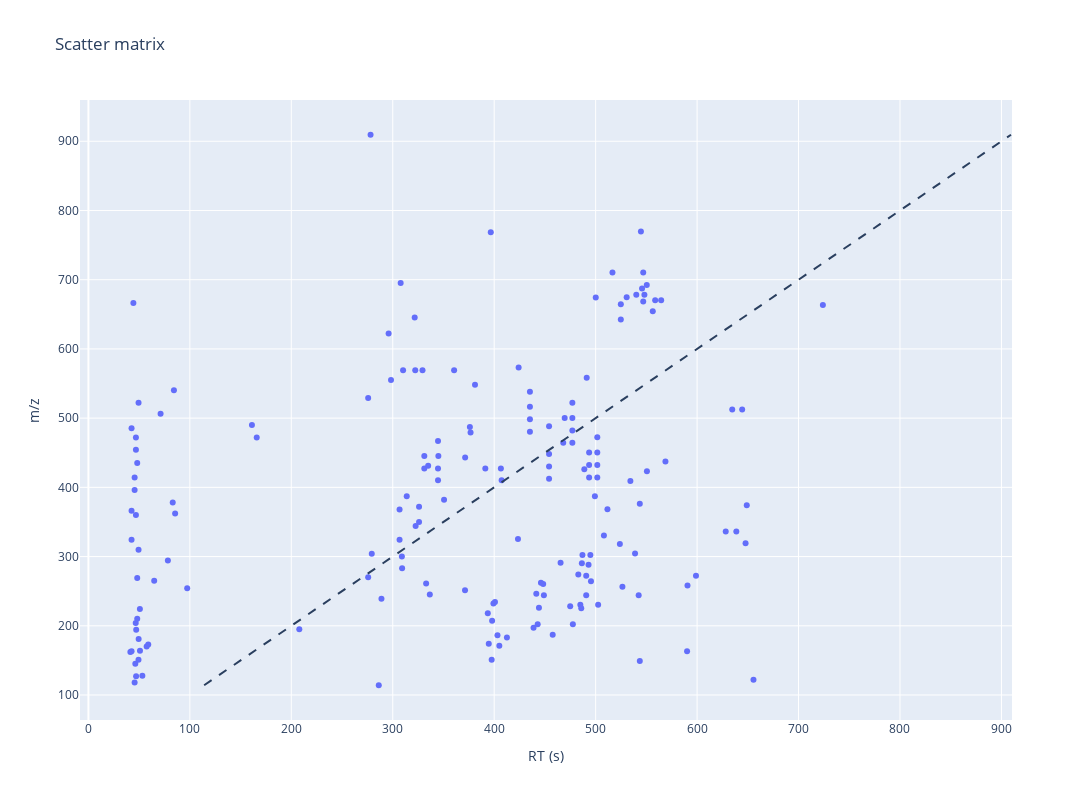

Notebook source saved alongside this figure:
### Code cell
DF_treat= DF.reset_index()
DF_treat= DF_treat.drop(columns=["CSI_predictions_formula", "index"])
fig_scatter = px.scatter(DF_treat,
                         x="RT (s)",
                         y="m/z",
                         title='Scatter matrix',
                         width=1200,
                         height=800)

# This adds a dashed line for what a perfect model _should_ predict
y = DF_treat["m/z"].values
fig_scatter.add_shape(
    type="line", line=dict(dash='dash'),
    x0=y.min(), y0=y.min(),
    x1=y.max(), y1=y.max()
)

fig_scatter.show()

### Figure 1 — Plotly figure (JSON) as saved in the notebook; plotly's stock layout.template omitted (floating-point values rounded to 4 significant figures; data arrays with more than 128 entries replaced by an {"elided": "..."} marker saying what was removed)
{"data": [{"hovertemplate": "RT (s)=%{x}<br>m/z=%{y}<extra></extra>", "legendgroup": "", "marker": {"color": "#636efa", "symbol": "circle"}, "mode": "markers", "name": "", "orientation": "v", "showlegend": false, "type": "scatter", "x": {"elided": "173 float values"}, "xaxis": "x", "y": {"elided": "173 float values"}, "yaxis": "y"}], "layout": {"height": 800, "legend": {"tracegroupgap": 0}, "shapes": [{"line": {"dash": "dash"}, "type": "line", "x0": 114.1, "x1": 909.4, "y0": 114.1, "y1": 909.4}], "title": {"text": "Scatter matrix"}, "width": 1200, "xaxis": {"anchor": "y", "domain": [0, 1], "title": {"text": "RT (s)"}}, "yaxis": {"anchor": "x", "domain": [0, 1], "title": {"text": "m/z"}}}}
